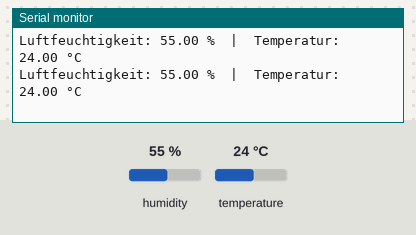
Bench run of a sketch on a simulated Arduino Uno, built with avr-gcc and run on an emulated ATmega328P. Parts: the last lines printed to the serial monitor. Inputs (shaded band) come from the test bench; at power-on: humidity 55 %, temperature 24 °C.

Above: at 4.8 s.
4.9 s: humidity set to 22 %
At 7.4 s:
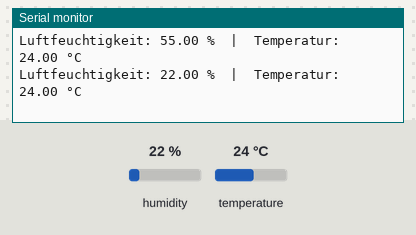
7.9 s: temperature set to 12 °C
At 8.6 s:
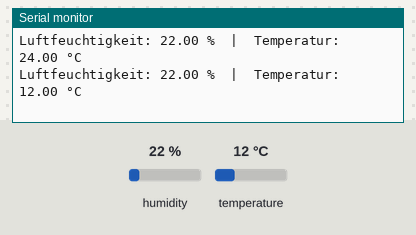
10.9 s: humidity set to 40 %
At 13.4 s:
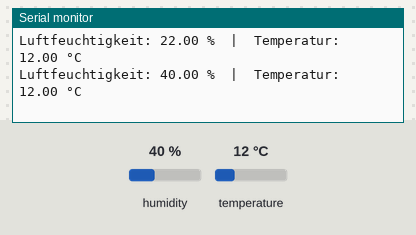
Timing chart, 0 to 14.9 s (numbered marks = the images above; inputs shaded):
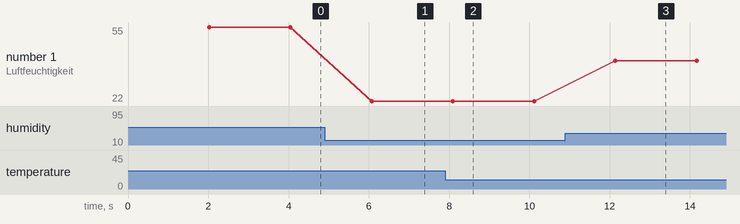

Measured:
- after the input at 4.9 s, the serial monitor: prints a new line after 1.2 s (image 1)
- after the input at 7.9 s, the serial monitor: prints a new line after 0.20 s (image 2)
- after the input at 10.9 s, the serial monitor: prints a new line after 1.2 s (image 3)
- plotted number 1: 55 → 22 after the input at 4.9 s, 22 → 40 after the input at 10.9 s

The sketch:

DHT11_Temperatursensor_Arduino.ino
```cpp
/*
  DHT11_Temperatursensor_Arduino.ino

  Liest Temperatur und Luftfeuchtigkeit vom DHT11-Sensor (Elegoo-Starterkit)
  über einen Arduino Uno aus und gibt die Werte im seriellen Monitor aus.

  Team13-1 / Smart Systems Pi-Projekt – GitHub-Issue #3

  Verkabelung (DHT11 3-Pin-Modul -> Arduino Uno):
    -  / GND      -> GND
    +  / VCC      -> 5V   (nicht VIN!)
    out / Signal  -> Digitalpin 2

  Benötigte Bibliothek (über den Arduino-IDE-Bibliotheksverwalter installieren):
    - "DHT sensor library" (Adafruit)
    - Abhängigkeit "Adafruit Unified Sensor" mitinstallieren
*/

#include <DHT.h>

#define DHTPIN 2      // Pin, an dem "out"/"S" hängt
#define DHTTYPE DHT11

DHT dht(DHTPIN, DHTTYPE);

void setup() {
  Serial.begin(9600);
  dht.begin();
}

void loop() {
  delay(2000); // DHT11 braucht mind. 1-2s Pause zwischen Messungen

  float h = dht.readHumidity();
  float t = dht.readTemperature();

  if (isnan(h) || isnan(t)) {
    Serial.println("Fehler beim Auslesen vom DHT-Sensor!");
    return;
  }

  Serial.print("Luftfeuchtigkeit: ");
  Serial.print(h);
  Serial.print(" %  |  Temperatur: ");
  Serial.print(t);
  Serial.println(" °C");
}
```
